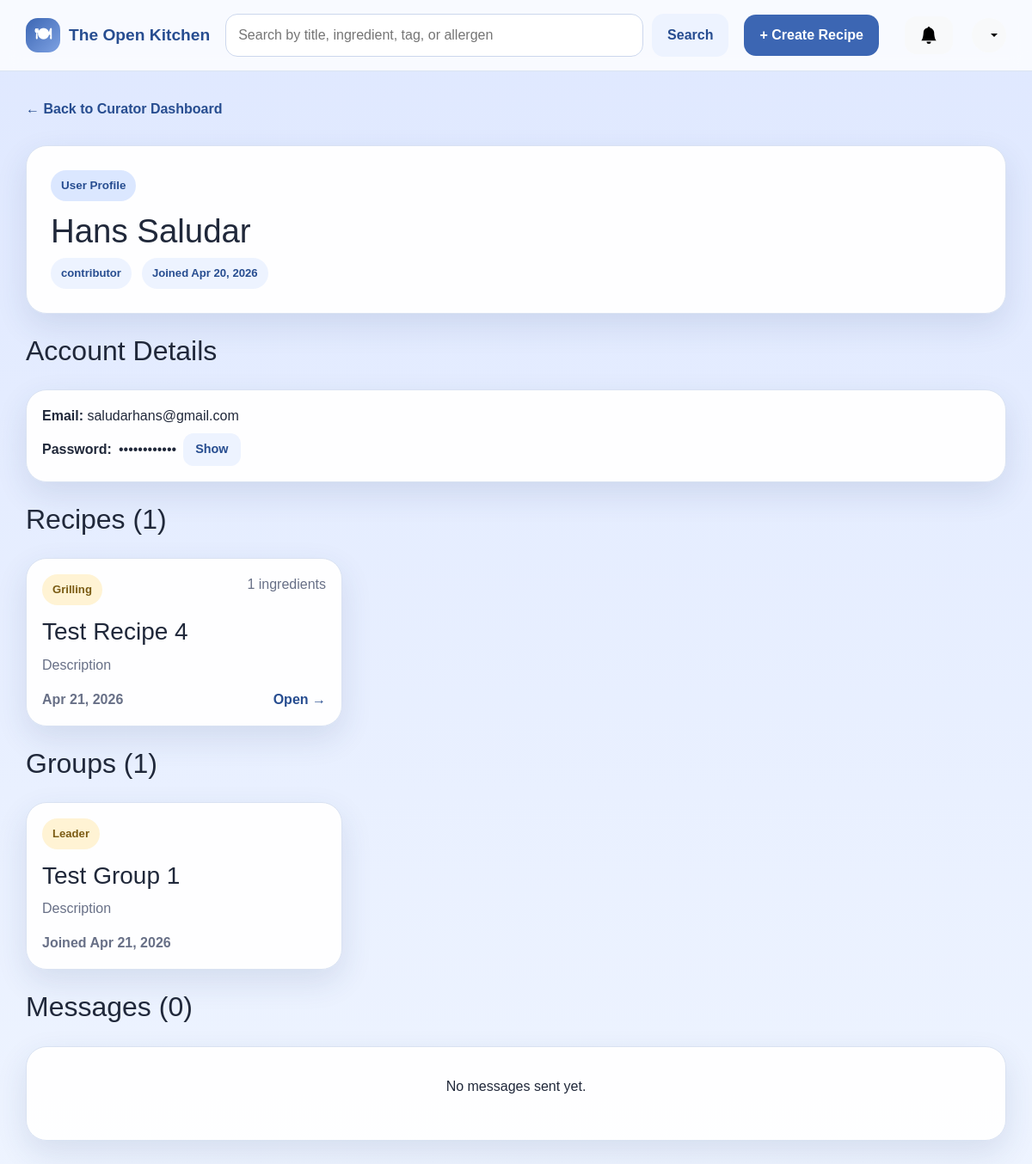
The page /curator/user/3 (signed in) on the database as committed earlier.
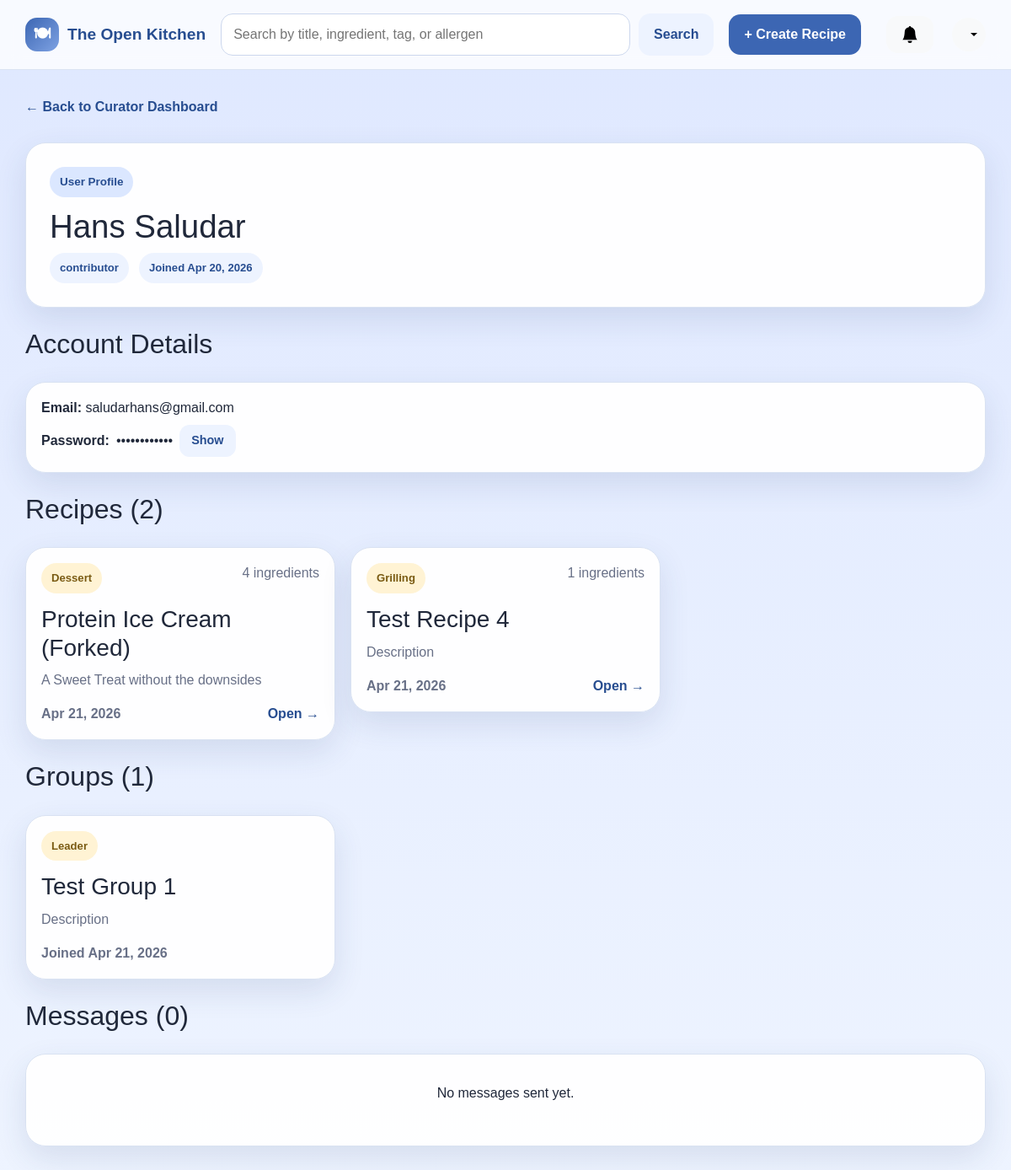
The same page on the database as committed later.
### app/models.py (models this page shows, shortened)
class User(db.Model):
    __tablename__ = 'users'
    id = db.Column(db.Integer, primary_key=True)
    firstName = db.Column(db.String(50), nullable=False)
    lastName = db.Column(db.String(50), nullable=False)
    email = db.Column(db.String(100), unique=True, nullable=False)
    password = db.Column(db.String(255), nullable=False)
    role = db.Column(db.String(20), nullable=False, default='contributor')
    isActive = db.Column(db.Boolean, default=True)
    dateCreated = db.Column(db.DateTime, nullable=False, default=datetime.now)
    recipes = db.relationship('Recipe', backref='author', lazy=True)

class Category(db.Model):
    __tablename__ = 'categories'
    id = db.Column(db.Integer, primary_key=True)
    name = db.Column(db.String(32), unique=True, nullable=False)

class Recipe(db.Model):
    __tablename__ = 'recipes'
    id = db.Column(db.Integer, primary_key=True)
    authorID = db.Column(db.Integer, db.ForeignKey('users.id'), nullable=False)
    title = db.Column(db.String(150), nullable=False)
    description = db.Column(db.Text, nullable=True)
    instructions = db.Column(db.Text, nullable=False)
    forkedFrom = db.Column(db.Integer, db.ForeignKey('recipes.id'), nullable=True)
    baseServings = db.Column(db.Integer, nullable=False)
    prepTime = db.Column(db.Integer, nullable=True)
    cookTime = db.Column(db.Integer, nullable=True)
    dateCreated = db.Column(db.DateTime, nullable=False, default=datetime.now)
    ingredients = db.relationship('Ingredient', backref='recipe', lazy=True, cascade='all, delete-orphan')
    categories = db.relationship('RecipeCategory', backref='recipe', lazy=True, cascade='all, delete-orphan')
    dietary_tags = db.relationship('RecipeDietaryTag', backref='recipe', lazy=True, cascade='all, delete-orphan')
    allergens = db.relationship('RecipeAllergen', backref='recipe', lazy=True, cascade='all, delete-orphan')

class Group(db.Model):
    __tablename__ = 'groups'
    id = db.Column(db.Integer, primary_key=True)
    leaderID = db.Column(db.Integer, db.ForeignKey('users.id'), nullable=False)
    name = db.Column(db.String(100), nullable=False)
    description = db.Column(db.Text)
    dateCreated = db.Column(db.DateTime, nullable=False)
    members = db.relationship('GroupMember', backref='group', lazy=True)
    messages = db.relationship('GroupMessage', backref='group', lazy=True)

class GroupMember(db.Model):
    __tablename__ = 'group_members'
    id = db.Column(db.Integer, primary_key=True)
    groupID = db.Column(db.Integer, db.ForeignKey('groups.id'), nullable=False)
    userID = db.Column(db.Integer, db.ForeignKey('users.id'), nullable=False)
    dateJoined = db.Column(db.DateTime, nullable=False)
    user = db.relationship('User', backref='memberships', lazy=True)

### app/routes.py (the view)
@app.route('/curator/user/<int:user_id>')
@login_required
def curator_user_profile(user_id):
    user = get_current_user()
    if not user or user.role != 'curator':
        return redirect(url_for('dashboard'))
    profile = User.query.get_or_404(user_id)
    recipes = Recipe.query.filter_by(authorID=user_id).order_by(Recipe.dateCreated.desc()).all()
    memberships = GroupMember.query.filter_by(userID=user_id).all()
    messages = GroupMessage.query.filter_by(senderID=user_id).order_by(GroupMessage.dateSent.desc()).all()
    return render_template('curator/user_profile.html',
                           profile=profile,
                           recipes=[_recipe_card_data(r) for r in recipes],
                           memberships=memberships,
                           messages=messages)

### app/routes.py (called while the page is built)
def login_required(f):
    @wraps(f)
    def decorated_function(*args, **kwargs):
        if 'user_id' not in session:
            flash('Please log in to access this page.', 'warning')
            return redirect(url_for('login'))
        return f(*args, **kwargs)
    return decorated_function

def get_current_user():
    if 'user_id' in session:
        return User.query.get(session['user_id'])
    return None

def current_user_id():
    return session.get('user_id')

def _get_avg_rating(recipe_id):
    result = db.session.query(func.avg(Rating.stars), func.count(Rating.id)).filter_by(recipeID=recipe_id).one()
    avg = round(result[0], 1) if result[0] else None
    count = result[1]
    return avg, count

def _recipe_card_data(recipe):
    ingredient_count = Ingredient.query.filter_by(recipeID=recipe.id).count()
    category_links = RecipeCategory.query.filter_by(recipeID=recipe.id).all()
    category_names = [rc.category.name for rc in category_links if rc.category]
    avg_rating, rating_count = _get_avg_rating(recipe.id)
    return {
        'recipe': recipe,
        'ingredient_count': ingredient_count,
        'category_names': category_names,
        'avg_rating': avg_rating,
        'rating_count': rating_count,
    }

def _get_notifications():
    uid = current_user_id()
    if uid is None:
        return []
    return Notification.query.filter_by(userID=uid).order_by(Notification.dateCreated.desc()).all()

@app.context_processor
def inject_notifications():
    notifications = _get_notifications()
    has_unread = any(not n.isRead for n in notifications)
    return dict(notifications=notifications, has_unread=has_unread)

### app/templates/curator/user_profile.html (shortened to what this page needs)
{% extends "base.html" %}
{% block content %}
<a href="{{ url_for('curator_dashboard') }}" class="back-link">← Back to Curator Dashboard</a>
<section class="hero-card mt-3">
    <div>
        <span class="eyebrow">User Profile</span>
        <h1>{{ profile.firstName }} {{ profile.lastName }}</h1>
        <div class="pill-row mt-2">
            <span class="pill">{{ profile.role }}</span>
            <span class="pill">Joined {{ profile.dateCreated.strftime('%b %d, %Y') }}</span>
        </div>
    </div>
</section>
<section class="section-head mt-4">
    <div><h2>Account Details</h2></div>
</section>
<article class="recipe-card mb-4">
    <div class="mb-2">
        <span class="fw-semibold">Email: </span>{{ profile.email }}
    </div>
    <div class="d-flex align-items-center gap-2">
        <span class="fw-semibold">Password: </span>
        <span id="passwordHidden">••••••••••••</span>
        <button class="btn btn-secondary btn-sm" onclick="togglePassword()">Show</button>
    </div>
</article>
<section class="section-head mt-4">
    <div>
        <h2>Recipes ({{ recipes|length }})</h2>
    </div>
</section>
{% if recipes %}
<div class="card-grid">
    {% for item in recipes %}
    <a href="{{ url_for('view_recipe', recipe_id=item.recipe.id) }}" class="recipe-card-link">
        <article class="recipe-card">
            <div class="recipe-card-top">
                <span class="mini-pill">{{ item.category_names[0] if item.category_names else 'Recipe' }}</span>
                <span class="muted-small">{{ item.ingredient_count }} ingredients</span>
            </div>
            <h3>{{ item.recipe.title }}</h3>
            <p>{{ item.recipe.description or 'No description.' }}</p>
            <div class="recipe-card-footer">
                <span class="muted-small">{{ item.recipe.dateCreated.strftime('%b %d, %Y') }}</span>
                <span>Open →</span>
            </div>
        </article>
    </a>
    {% endfor %}
</div>
{% else %}
<div class="empty-state"><p>No recipes created yet.</p></div>
{% endif %}
<section class="section-head mt-4">
    <div><h2>Groups ({{ memberships|length }})</h2></div>
</section>
{% if memberships %}
<div class="card-grid">
    {% for m in memberships %}
    <article class="recipe-card">
        <div class="recipe-card-top">
            <span class="mini-pill">{{ 'Leader' if m.group.leaderID == profile.id else 'Member' }}</span>
        </div>
        <h3>{{ m.group.name }}</h3>
        <p>{{ m.group.description or 'No description.' }}</p>
        <div class="recipe-card-footer">
            <span class="muted-small">Joined {{ m.dateJoined.strftime('%b %d, %Y') }}</span>
        </div>
    </article>
    {% endfor %}
</div>
{% else %}
<div class="empty-state"><p>Not in any groups yet.</p></div>
{% endif %}
<section class="section-head mt-4">
    <div><h2>Messages ({{ messages|length }})</h2></div>
</section>
{% if messages %}
<article class="recipe-card">
    {% for msg in messages %}
    <div class="mb-3">
        <div class="d-flex justify-content-between">
            <span class="fw-semibold" style="font-size:.9rem;">{{ msg.group.name }}</span>
            <span class="muted-small">{{ msg.dateSent.strftime('%b %d, %Y at %I:%M %p') }}</span>
        </div>
        <p class="mb-0" style="font-size:.95rem;">{{ msg.content }}</p>
    </div>
    {% if not loop.last %}<hr class="my-2">{% endif %}
    {% endfor %}
</article>
{% else %}
<div class="empty-state"><p>No messages sent yet.</p></div>
{% endif %}
{% endblock %}

### app/templates/base.html (shortened to what this page needs)
<!DOCTYPE html>
<html lang="en">
<head>
    <link href="https://cdn.jsdelivr.net/npm/bootstrap@5.3.3/dist/css/bootstrap.min.css" rel="stylesheet">
    <link rel="stylesheet" href="{{ url_for('static', filename='style.css') }}">
</head>
<body>
    <header class="site-header">
        <div class="container nav-wrap">
            <a class="brand" href="{{ url_for('dashboard') }}">
                <span class="brand-mark">🍽</span>
                <span>The Open Kitchen</span>
            </a>
            <form class="searchbar" action="{{ url_for('search') }}" method="get">
                <input type="text" name="q" placeholder="Search by title, ingredient, tag, or allergen"
                       value="{{ request.args.get('q', '') }}">
                <button type="submit" class="btn btn-secondary">Search</button>
            </form>
            <nav class="nav-links">
                {% if session.get('user_id') %}
                    <a href="{{ url_for('create_recipe') }}" class="btn btn-primary">+ Create Recipe</a>
                {% else %}
                    <a href="{{ url_for('login') }}" class="btn btn-primary">Log In</a>
                {% endif %}
                {% if session.get('user_id') %}
                <button type="button"
                        id="notificationBtn"
                        class="btn btn-light position-relative ms-3"
                        data-bs-toggle="offcanvas"
                        data-bs-target="#notificationPanel"
                        aria-controls="notificationPanel">
                    <svg xmlns="http://www.w3.org/2000/svg" width="20" height="20" fill="currentColor" class="bi bi-bell-fill" viewBox="0 0 16 16">
                        <path d="M8 16a2 2 0 0 0 2-2H6a2 2 0 0 0 2 2m.995-14.901a1 1 0 1 0-1.99 0A5 5 0 0 0 3 6c0 1.098-.5 6-2 7h14c-1.5-1-2-5.902-2-7 0-2.42-1.72-4.44-4.005-4.901"/>
                    </svg>
                </button>
                {% endif %}
                {% if session.get('user_id') %}
                <div class="dropdown ms-2">
                    <button class="btn btn-light dropdown-toggle d-flex align-items-center justify-content-center"
                            type="button"
                            id="profileDropdown"
                            data-bs-toggle="dropdown"
                            aria-expanded="false"
                            style="width: 40px; height: 40px; border-radius: 50%;">
                    </button>
                </div>
                {% endif %}
            </nav>
        </div>
    </header>
    <main class="container page-shell">
        {% block content %}{% endblock %}
    </main>
    <div class="toast-container position-fixed top-0 end-0 p-3" style="z-index: 1100;" id="toastContainer"></div>
</body>
</html>

### app/static/style.css (style rules this page uses)
:root { --bg-top: #dfe8ff; --bg-bottom: #eef4ff; --surface: rgba(255, 255, 255, 0.96); --surface-strong: #ffffff; --primary: #3c66b3; --primary-dark: #274d90; --accent: #f4c15d; --text: #20283a; --muted: #687087; --line: #d9e2f2; --shadow: 0 14px 36px rgba(40, 62, 113, 0.12); --radius-lg: 24px; --radius-md: 18px; --radius-sm: 12px; }
* { box-sizing: border-box; }
html, body { margin: 0; padding: 0; }
body { font-family: Arial, Helvetica, sans-serif; color: var(--text); background: linear-gradient(180deg, var(--bg-top) 0%, var(--bg-bottom) 100%); }
a { color: inherit; text-decoration: none; }
.container { width: min(1160px, calc(100% - 32px)); margin: 0 auto; }
.page-shell { padding: 32px 0 56px; }
.site-header { position: sticky; top: 0; z-index: 20; backdrop-filter: blur(10px); background: rgba(255, 255, 255, 0.78); border-bottom: 1px solid rgba(217, 226, 242, 0.95); }
.nav-wrap { display: grid; grid-template-columns: auto 1fr auto; gap: 18px; align-items: center; padding: 16px 0; }
.brand { display: inline-flex; align-items: center; gap: 10px; font-size: 1.2rem; font-weight: 800; color: var(--primary-dark); }
.brand-mark { display: inline-grid; place-items: center; width: 40px; height: 40px; border-radius: 14px; background: linear-gradient(135deg, var(--primary), #7ea2e3); color: white; }
.nav-links { display: inline-flex; align-items: center; gap: 14px; }
.searchbar { display: grid; grid-template-columns: 1fr auto; gap: 10px; }
.searchbar input, input, select, textarea { width: 100%; padding: 12px 14px; border: 1px solid #ccd7ed; border-radius: 14px; font: inherit; background: white; }
.btn { display: inline-flex; align-items: center; justify-content: center; gap: 8px; border: 0; border-radius: 14px; padding: 12px 18px; font-weight: 700; cursor: pointer; }
.btn-primary { background: var(--primary); color: white; }
.btn-secondary { background: #edf3ff; color: var(--primary-dark); }
.hero-card, .recipe-card, .form-card, .panel-card, .empty-state, .alert, .stat-card { background: var(--surface); border: 1px solid var(--line); border-radius: var(--radius-lg); box-shadow: var(--shadow); }
.hero-card { display: grid; grid-template-columns: 1.2fr .8fr; gap: 24px; padding: 28px; }
.eyebrow { display: inline-block; padding: 8px 12px; border-radius: 999px; background: #dbe7ff; color: var(--primary-dark); font-size: .84rem; font-weight: 700; margin-bottom: 14px; }
h1, h2, h3 { margin: 0 0 10px; }
.hero-card h1 { font-size: 2.4rem; line-height: 1.1; }
.hero-copy, .lead, .helper, .muted-small { color: var(--muted); }
.hero-actions, .pill-row, .form-actions { display: flex; gap: 12px; flex-wrap: wrap; }
.section-head { display: flex; align-items: end; justify-content: space-between; gap: 16px; margin: 28px 0 16px; }
.card-grid { display: grid; grid-template-columns: repeat(3, minmax(0, 1fr)); gap: 18px; }
.recipe-card-link { display: block; }
.recipe-card { padding: 18px; transition: transform .16s ease, box-shadow .16s ease; }
.recipe-card-top, .content-grid { display: flex; justify-content: space-between; gap: 12px; }
.recipe-card h3 { margin-top: 14px; }
.recipe-card p { margin: 0 0 14px; color: var(--muted); }
.recipe-card-footer { margin-top: 16px; font-weight: 700; color: var(--primary-dark); }
.pill, .mini-pill { display: inline-flex; align-items: center; gap: 6px; border-radius: 999px; padding: 8px 12px; font-size: .82rem; font-weight: 700; }
.pill { background: #edf3ff; color: var(--primary-dark); }
.mini-pill { background: #fff3d4; color: #7a5b13; }
.empty-state { padding: 34px; text-align: center; }
.back-link { display: inline-block; margin-bottom: 14px; color: var(--primary-dark); font-weight: 700; }
.btn-sm { padding: 8px 14px; font-size: .9rem; border-radius: 12px; }
.recipe-card-footer { margin-top: 16px; font-weight: 700; color: var(--primary-dark); display: flex; justify-content: space-between; align-items: center; gap: 8px; }

Rows that differ between the two databases and show on the page:
now on this page (row unchanged): Category: name "Dessert"
added Recipe: recipe "Protein Ice Cream (Forked)", recipe "A Sweet Treat without the downsides", recipe.dateCreated "Apr 21, 2026"
Other text that changed with them:
{{ recipes|length }}: "1" → "2"
new list line: "4 ingredients Open →"
